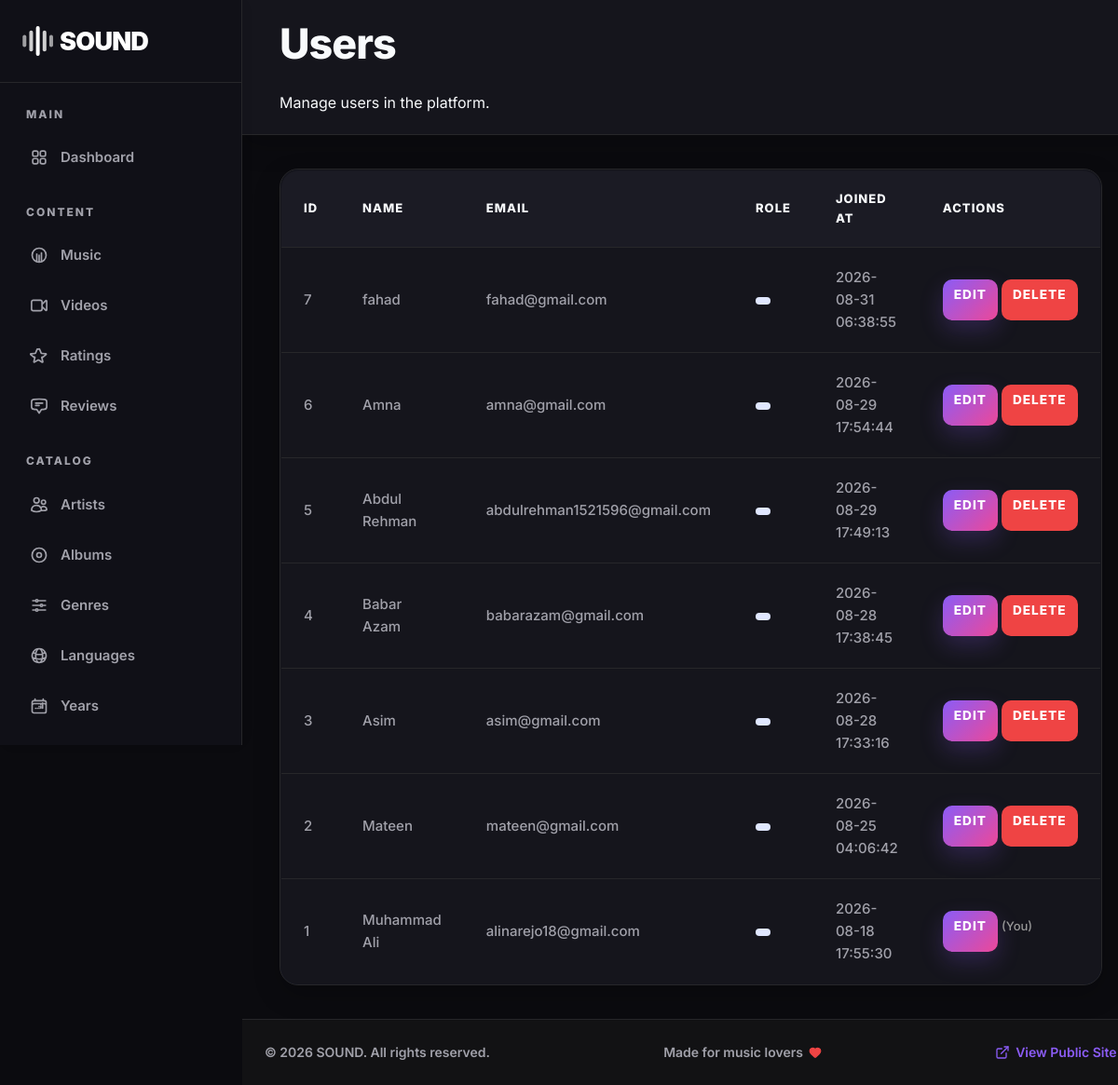
The app's page /admin/users/index.php (signed in), older data.
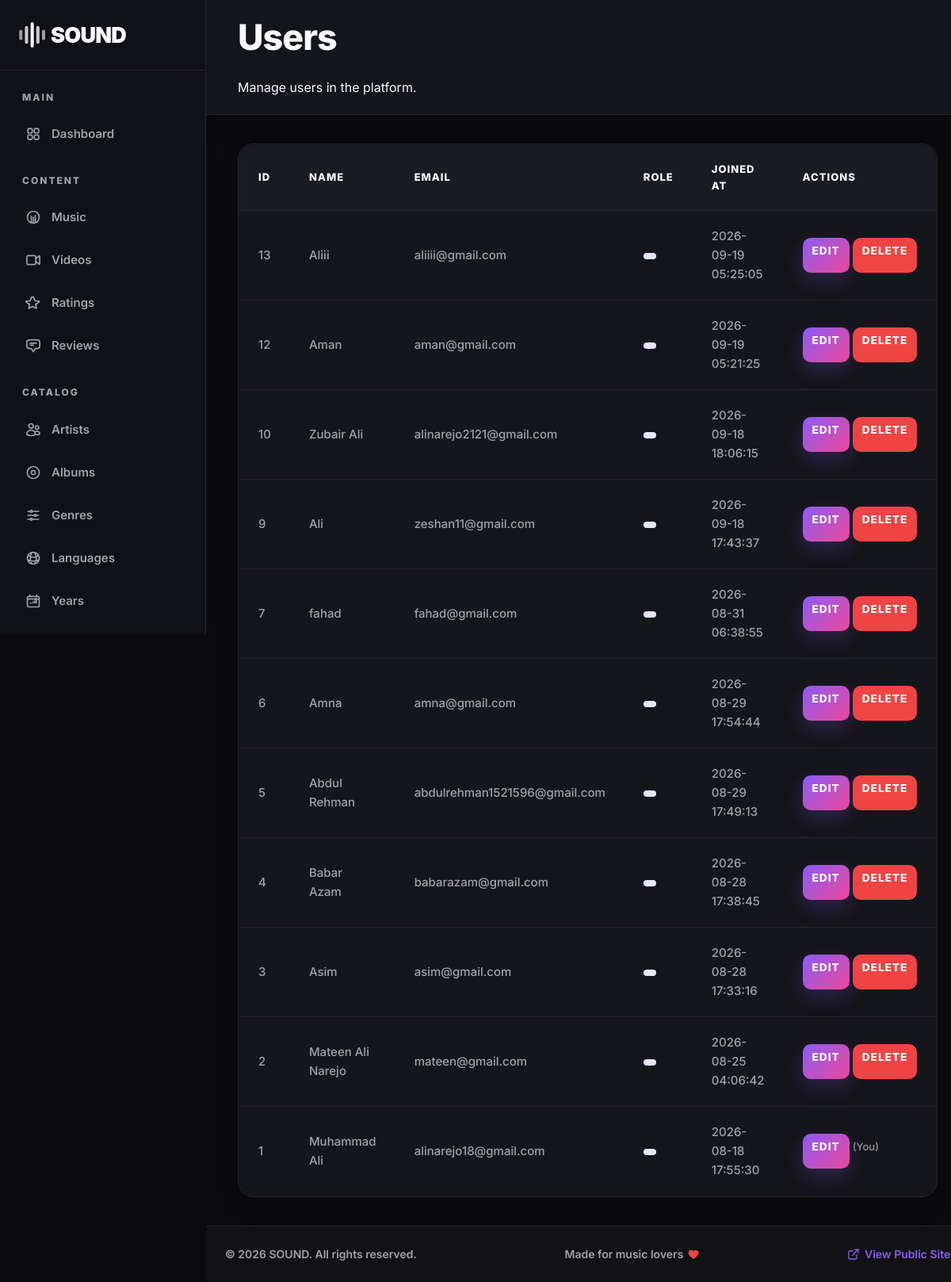
The same page, newer data.
### tables this page shows
CREATE TABLE `users` (
  `id` int(11) NOT NULL,
  `user_id` varchar(50) NOT NULL,
  `name` varchar(100) NOT NULL,
  `address` varchar(255) NOT NULL,
  `phone` varchar(30) NOT NULL,
  `email` varchar(150) NOT NULL,
  `password` varchar(255) NOT NULL,
  `role` enum('admin','user') NOT NULL DEFAULT 'user',
  `created_at` timestamp NOT NULL DEFAULT current_timestamp(),
  `profile_image` varchar(255) DEFAULT NULL
);

### admin/users/index.php (the view, shortened to what this page needs)
<?php
require_once "../../config/db.php";
$query = mysqli_query(
    $conn,
    "SELECT id, user_id, name, email, role, created_at
     FROM users
     ORDER BY id DESC"
);
?>
<!DOCTYPE html>
<html lang="en">
<head>
    <link rel="stylesheet" href="../../assets/css/style.css?v=<?php echo time(); ?>">
    <link rel="stylesheet" href="../../assets/css/admin.css?v=<?php echo time(); ?>">
</head>
<body>
<div class="admin-layout">
    <?php
    $current_page = 'users';
    $admin_base = '../';
    include "../../includes/admin_header.php";
    ?>
    <main class="admin-main">
        <div class="admin-topbar">
            <div>
                <h1>Users</h1>
                <div class="breadcrumb">Manage users in the platform.</div>
            </div>
        </div>
        <div class="admin-content">
            <div class="table-container">
                <table class="data-table">
                    <thead>
                        <tr>
                            <th>ID</th>
                            <th>Name</th>
                            <th>Email</th>
                            <th>Role</th>
                            <th>Joined At</th>
                            <th>Actions</th>
                        </tr>
                    </thead>
                    <tbody>
                    <?php if (mysqli_num_rows($query) > 0): ?>
                        <?php while ($user = mysqli_fetch_assoc($query)): ?>
                            <tr>
                                <td><?php echo $user["id"]; ?></td>
                                <td><?php echo htmlspecialchars($user["name"]); ?></td>
                                <td><?php echo htmlspecialchars($user["email"]); ?></td>
                                <td>
                                    <span class="badge <?php echo $user['role']; ?>">
                                    </span>
                                </td>
                                <td><?php echo htmlspecialchars($user["created_at"]); ?></td>
                                <td style="white-space: nowrap;">
                                    <a href="edit.php?id=<?php echo $user["id"]; ?>" class="btn btn-sm btn-primary" style="margin: 0; padding: 6px 12px; font-size: 0.85rem;">Edit</a>
                                    <?php if ($user["id"] != $_SESSION["user_id"]): ?>
                                        <a href="delete.php?id=<?php echo $user["id"]; ?>" class="btn btn-sm btn-danger" onclick="return confirm('Are you sure you want to delete this user?');" style="margin: 0; padding: 6px 12px; font-size: 0.85rem;">Delete</a>
                                    <?php else: ?>
                                        <span style="color:#999; font-size:13px;">(You)</span>
                                    <?php endif; ?>
                                </td>
                            </tr>
                        <?php endwhile; ?>
                    <?php else: ?>
                        <tr><td colspan="6" style="text-align: center; padding: 30px; color: #777;">No users found.</td></tr>
                    <?php endif; ?>
                    </tbody>
                </table>
            </div>
        </div>
        <?php include '../../includes/footer.php'; ?>
    </main>
</div>
</body>
</html>

### includes/admin_header.php (shortened to what this page needs)
<aside class="sidebar" id="sidebar">
    <div class="sidebar-header" style="position: relative;">
        <a href="<?php echo $admin_base ?? ''; ?>dashboard.php" class="logo" style="text-decoration: none;"><img src="<?php echo $admin_base ?? ''; ?>../assets/images/sound-logo-white.svg" alt="SOUND Logo"></a>
    </div>
    <nav class="sidebar-nav">
        <div class="nav-section">
            <div class="nav-section-title">Main</div>
            <a href="<?php echo $admin_base ?? ''; ?>dashboard.php"
               class="<?php echo $current_page === 'dashboard' ? 'active' : ''; ?>">
                <span class="nav-icon"></span> Dashboard
            </a>
        </div>
        <div class="nav-section">
            <div class="nav-section-title">Content</div>
            <a href="<?php echo $admin_base ?? ''; ?>music/index.php"
               class="<?php echo $current_page === 'music' ? 'active' : ''; ?>">
                <span class="nav-icon"></span> Music
            </a>
            <a href="<?php echo $admin_base ?? ''; ?>videos/index.php"
               class="<?php echo $current_page === 'videos' ? 'active' : ''; ?>">
                <span class="nav-icon"></span> Videos
            </a>
            <a href="<?php echo $admin_base ?? ''; ?>ratings/index.php"
               class="<?php echo $current_page === 'ratings' ? 'active' : ''; ?>">
                <span class="nav-icon"></span> Ratings
            </a>
            <a href="<?php echo $admin_base ?? ''; ?>reviews/index.php"
               class="<?php echo $current_page === 'reviews' ? 'active' : ''; ?>">
                <span class="nav-icon"></span> Reviews
            </a>
        </div>
        <div class="nav-section">
            <div class="nav-section-title">Catalog</div>
            <a href="<?php echo $admin_base ?? ''; ?>artists/index.php"
               class="<?php echo $current_page === 'artists' ? 'active' : ''; ?>">
                <span class="nav-icon"></span> Artists
            </a>
            <a href="<?php echo $admin_base ?? ''; ?>albums/index.php"
               class="<?php echo $current_page === 'albums' ? 'active' : ''; ?>">
                <span class="nav-icon"><svg xmlns="http://www.w3.org/2000/svg" fill="none" viewBox="0 0 24 24" stroke-width="2" stroke="currentColor"><path stroke-linecap="round" stroke-linejoin="round" d="M11.99 21.04a9 9 0 100-18.08 9 9 0 000 18.08zM11.99 15.02a3 3 0 100-6.04 3 3 0 000 6.04z" /></svg></span> Albums
            </a>
            <a href="<?php echo $admin_base ?? ''; ?>genres/index.php"
               class="<?php echo $current_page === 'genres' ? 'active' : ''; ?>">
                <span class="nav-icon"></span> Genres
            </a>
            <a href="<?php echo $admin_base ?? ''; ?>languages/index.php"
               class="<?php echo $current_page === 'languages' ? 'active' : ''; ?>">
                <span class="nav-icon"></span> Languages
            </a>
            <a href="<?php echo $admin_base ?? ''; ?>years/index.php"
               class="<?php echo $current_page === 'years' ? 'active' : ''; ?>">
                <span class="nav-icon"></span> Years
            </a>
        </div>
    </nav>
</aside>

### includes/footer.php (shortened to what this page needs)
<?php
$footer_site_name = $site_info['site_name'] ?? 'SOUND';
$root_path = '';
if (isset($admin_base)) {
    $root_path = $admin_base . '../';
} elseif (isset($user_base)) {
    $root_path = $user_base . '../';
}
?>
<footer class="admin-footer-global">
    <div class="admin-footer-container">
        <div class="admin-fb-left">
            &copy; <?php echo date('Y'); ?> <?php echo htmlspecialchars($footer_site_name); ?>. All rights reserved.
        </div>
        <div class="admin-fb-center">
            Made for music lovers <i data-lucide="heart" class="heart-icon"></i>
        </div>
        <div class="admin-fb-right">
            <a href="<?php echo $root_path; ?>index.php" class="admin-footer-link">
                <i data-lucide="external-link"></i> View Public Site
            </a>
        </div>
    </div>
</footer>

### admin/users/index.php (style rules this page uses)
.badge { padding: 4px 8px; border-radius: 4px; font-size: 12px; font-weight: bold; }
.badge.user { background: #e0e7ff; color: #3730a3; }

Row changes from the older to the newer data that the page shows:
added users: id "13", name "Aliii", email "aliiii@gmail.com", created_at "2026-09-19 05:25:05"
added users: id "12", name "Aman", email "aman@gmail.com", created_at "2026-09-19 05:21:25"
added users: id "10", name "Zubair Ali", email "alinarejo2121@gmail.com", created_at "2026-09-18 18:06:15"
added users: id "9", name "Ali", email "zeshan11@gmail.com", created_at "2026-09-18 17:43:37"
changed users "mateen@gmail.com": name "Mateen" → "Mateen Ali Narejo"
